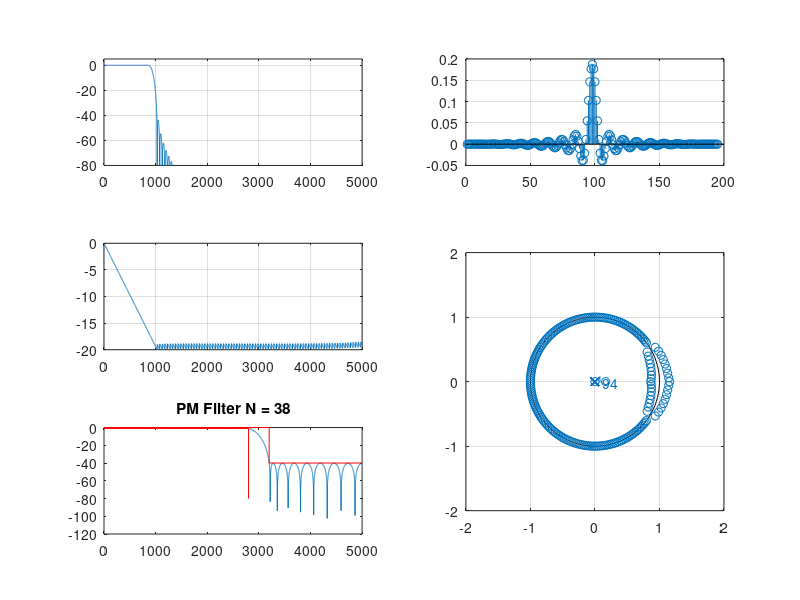

Recreate this plot in MATLAB.
% Projeto filtro 1
% LP - (fa = 10000 Hz, f1 = 2800 Hz; f2 = 3200 Hz, Ap = 1 dB, As = 40 dB, GdB = 0 dB)

close all;
clear all;
clc;

% Especificacoes
fa = 10000; fp = 2800; fs = 3200;
Ap = 1; As = 40; GdB = 0;
wp = fp/fa*2; ws = fs/fa*2

%% aa
wc1 = sqrt(wp*ws); % media geometrica
Dw1 = ws - wp;
M1 = ceil(3.32*pi/(Dw1));
G0 = GdB;

% primeiro ajuste
G0 = 0.056; % db

% Projeto inicial
M = M1;
Dw = Dw1;
wc = wc1;

% segundo ajuste M
wp2 = 0.1833*pi; ws2 = 0.2021*pi;
Dw2 = ws2 -wp2;
M2 = ceil(M1*Dw2/Dw1); % nova ordem do filtro 2*M2
M = M2;

% terceiro ajuste M
% wp3 = 0.1807*pi; ws3 = 0.2061*pi;
% Dw3 = ws3 -wp3;
% M3 = ceil(M2*Dw3/Dw1); % nova ordem do filtro 2*M2
% M = M3;

% ajuste deslocamento
Dws = ws - ws2;
Dwp = wp - wp2;
wc2 = wc1 + (Dwp + Dws)/2;
wc = wc2;

k = 1:M;
% Low Pass
bi = sin(wc*k)./(pi*k);
b0 = wc/pi;
b = [flip(bi) b0 bi];

m = -M:M;
% wk = 0.5 + 0.5*cos(2*pi*m/(2*M+1)); % Hann
wk = hann(2*M+1)';
% wk = bartlett(2*M+1)';
% wk = triang(2*M+1)';
% wk = hamming(2*M+1)';
b = b.*wk*10^(-G0/20); % regular altura do filtro em db
% 
% [h, w] = freqz(b, 1, linspace(0,pi,100000));
% % plot(w/pi, abs(h)); grid on;
% plot(w/pi, 20*log10(abs(h))); grid on;
% ylim([-80 10])
% hold on;
% plot([0,wp,wp]/pi,[-Ap,-Ap,-80], '-red')
% plot([0,ws/pi,ws/pi,1],[0,0,-As,-As], '-red')

escala = fa/2;
subplot(3,2,[4 6])
zplane(b, 1);
axis([-2 2 -2 2])
[h, w] = freqz(b, 1, 'whole');
subplot(322)
stem(b), grid on;
subplot(321)
[h, w] = freqz(b, 1, linspace(0,pi,10000));
% plot(w/pi, abs(h)); grid on;
plot(w/pi*escala, 20*log10(abs(h))); grid on;
ylim([-80 5])
Amim = 80
% plot([0 wp wp]/pi, -[Ap Ap Amin], 'r');

subplot(323)
plot(w/pi*escala, unwrap(angle(h))/pi); grid on;
subplot(325)
grpdelay(b, 1)




%% Simulacao com PM
% Specs:

fcuts = [fp fs];
w = fcuts/fa*(2*pi);
wp = w(1)/pi; ws = w(2)/pi;

mags = [1 0];
% devs = [1-10^(-Ap/20) 10^(-As/20)];
devs = [1-10^(-(Ap/2-0.06)/20) 10^(-As/20)];
G0 = -Ap/2;

% calculo da ordem com firpmord
[n,f0,a0,w0] = firpmord(fcuts,mags,devs,fa);

% calculo algoritmo PM
h_pm = firpm(n,f0,a0,w0);
h_pm = h_pm*10^(G0/20);

[Hw,w] = freqz(h_pm, 1, 10000);
plot(w*fa/2/pi,20*log10(abs(Hw)))
title_txt = ['PM Filter N = ' num2str(n)];
title(title_txt)
hold on
Amin = 80;
% ylim([-Amin 10])
plot([0,wp,wp]*fa/2,[-Ap,-Ap,-80], '-red')
plot([0,ws,ws,1]*fa/2,[0,0,-As,-As], '-red')
